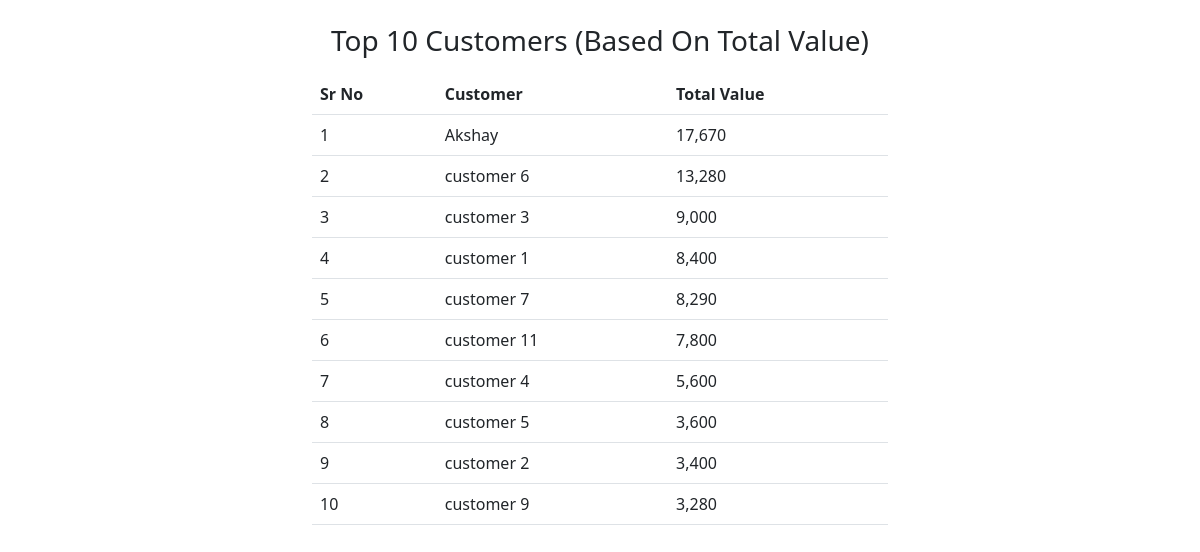
/get_top_10, run on the app's committed database.
### tables this page shows
CREATE TABLE customers (
	id integer PRIMARY KEY AUTOINCREMENT,
   	name varchar(100) NOT NULL,
	active boolean DEFAULT true
);

### main.py (the view)
@app.route("/get_top_10", methods=["GET"])
def get_top_10():
    db = get_db()
    orderItem_cursor = db.execute("SELECT sum(value) as total_value, c.name  FROM orders_items oi join orders o on o.id = oi.order_id join customers c on c.id = o.customer_id GROUP BY o.customer_id ORDER BY total_value DESC limit 10;")
    orderItem = orderItem_cursor.fetchall()
    orders = [dict(i) for i in orderItem]
    for i in orders:
        i["total_value"] = f'{i["total_value"]:,}'
    return render_template("showTop10Customers.html", orders = orders)

### db.py (called while the page is built)
def connect_to_db():
    db = g.db = sqlite3.connect(r"C:\Users\Mishita Madnani\Akshay\Flask Project\testDB.db")
    db.row_factory = sqlite3.Row
    return db

def get_db():
    if not hasattr(g, "testDB"):
        g.testDB = connect_to_db()
    return g.testDB

### templates/showTop10Customers.html
{% extends "base.html" %}
{% block main %}
<div class="container w-50">
    <H3 class="text-center mt-4">Top 10 Customers (Based On Total Value)</H3>
    <table class="table mb-5 mt-3">
        <thead>
            <tr>
                <th>Sr No</th>
                <th>Customer</th>
                <th>Total Value</th>
            </tr>
        </thead>
        <tbody>
            {% for i in orders %}
            <tr>
                <td>
                    {{loop.index}}
                </td>
                <td>
                    {{i["name"]}}
                </td>
                <td>
                    {{i["total_value"]}}
                </td>
            </tr>
            {% endfor %}
        </tbody>
    </table>
</div>
{% endblock %}

### data on the page
customers: name "Akshay", total_value "17,670"
customers: name "customer 6", total_value "13,280"
customers: name "customer 3", total_value "9,000"
customers: name "customer 1", total_value "8,400"
customers: name "customer 7", total_value "8,290"
customers: name "customer 11", total_value "7,800"
customers: name "customer 4", total_value "5,600"
customers: name "customer 5", total_value "3,600"
customers: name "customer 2", total_value "3,400"
customers: name "customer 9", total_value "3,280"
